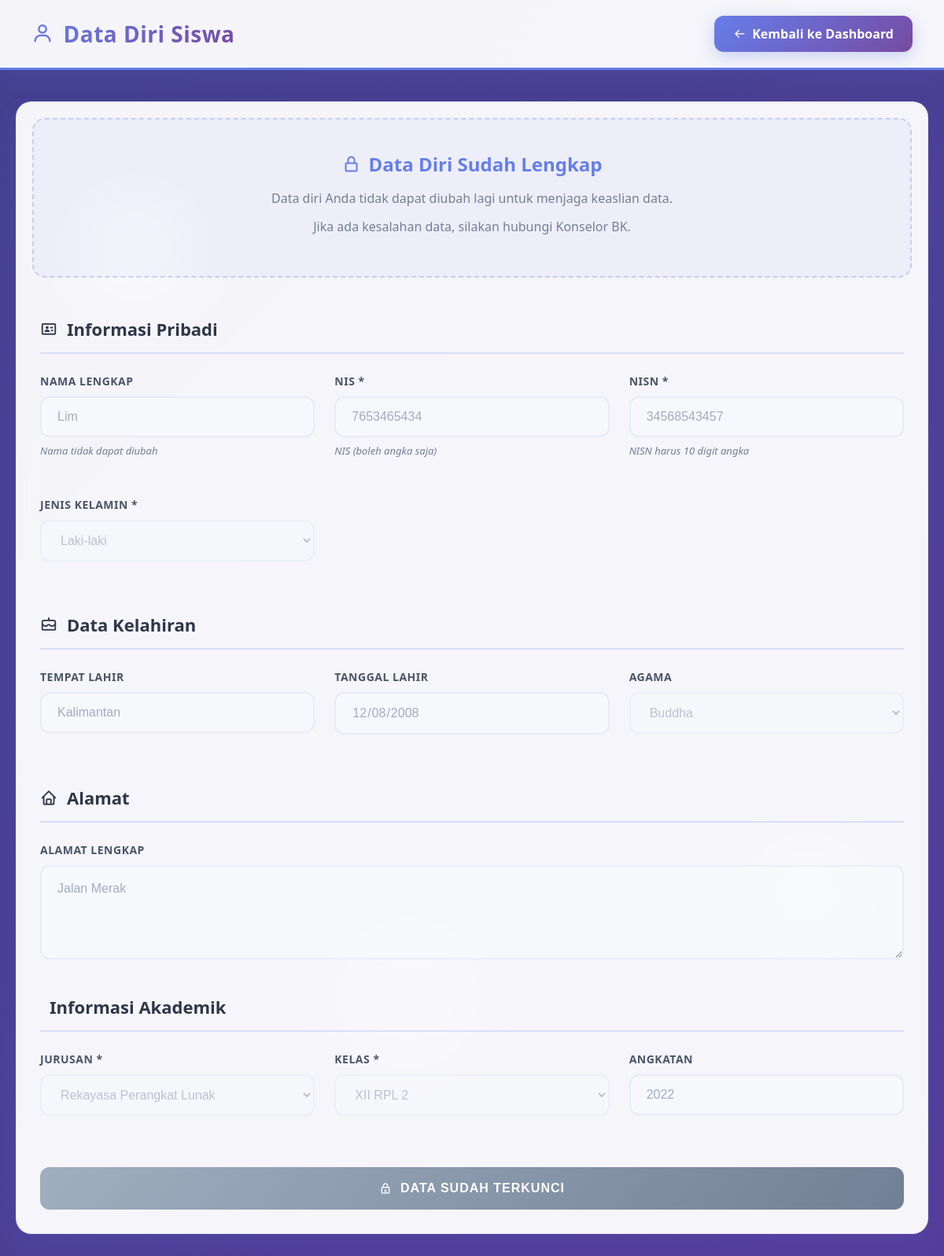
The app's page /data_diri.php (signed in) with its own data.
### tables this page shows
CREATE TABLE `siswa` (
  `ID` int(11) NOT NULL,
  `USER_ID` int(11) DEFAULT NULL,
  `NIS` varchar(20) NOT NULL,
  `NISN` varchar(20) NOT NULL,
  `JENIS_KELAMIN` enum('L','P') NOT NULL,
  `TEMPAT_LAHIR` varchar(50) DEFAULT NULL,
  `TANGGAL_LAHIR` date DEFAULT NULL,
  `ALAMAT` text DEFAULT NULL,
  `AGAMA` varchar(20) DEFAULT NULL,
  `KELAS` varchar(10) DEFAULT NULL,
  `JURUSAN` varchar(50) DEFAULT NULL,
  `CREATED_AT` timestamp NOT NULL DEFAULT current_timestamp(),
  `UPDATED_AT` timestamp NOT NULL DEFAULT current_timestamp() ON UPDATE current_timestamp(),
  `ANGKATAN` int(11) DEFAULT NULL
);

CREATE TABLE `users` (
  `ID` int(11) NOT NULL,
  `USERNAME` varchar(100) NOT NULL,
  `PASSWORD` varchar(100) NOT NULL,
  `ROLE` enum('Admin','Guru_BK','Siswa') DEFAULT NULL,
  `NAMA_LENGKAP` varchar(100) NOT NULL,
  `EMAIL` varchar(100) DEFAULT NULL,
  `NO_TELEPON` varchar(15) DEFAULT NULL,
  `STATUS` enum('Aktif','Tidak_Aktif') DEFAULT 'Aktif',
  `CREATED_AT` timestamp NOT NULL DEFAULT current_timestamp(),
  `UPDATED_AT` timestamp NOT NULL DEFAULT current_timestamp() ON UPDATE current_timestamp()
);

### data_diri.php (the view, shortened to what this page needs)
<?php
include 'koneksi.php';
$user_id = $_SESSION['user_id'];
$sql_siswa = "SELECT s.*, u.NAMA_LENGKAP, u.EMAIL, u.NO_TELEPON
              FROM siswa s
              JOIN users u ON s.USER_ID = u.ID
              WHERE s.USER_ID = ?";
$stmt_siswa = $koneksi->prepare($sql_siswa);
$stmt_siswa->bind_param("i", $user_id);
$stmt_siswa->execute();
$siswa = $stmt_siswa->get_result()->fetch_assoc();
$data_sudah_lengkap = false;
if ($siswa) {
    if (!empty($siswa['NIS']) && !empty($siswa['NISN']) && !empty($siswa['JENIS_KELAMIN']) &&
        !empty($siswa['TEMPAT_LAHIR']) && !empty($siswa['TANGGAL_LAHIR']) &&
        !empty($siswa['ALAMAT']) && !empty($siswa['AGAMA']) &&
        !empty($siswa['KELAS']) && !empty($siswa['JURUSAN']) && !empty($siswa['ANGKATAN'])) {
        $data_sudah_lengkap = true;
    }
}
?>
<!DOCTYPE html>
<html lang="id">
<head>
    <link href="https://unpkg.com/boxicons@2.1.4/css/boxicons.min.css" rel="stylesheet">
</head>
<body>
    <div class="header">
        <h1><i class='bx bx-user'></i> Data Diri Siswa</h1>
        <a href="dashboard_siswa.php" class="back-btn">
            <i class='bx bx-arrow-back'></i>
            Kembali ke Dashboard
        </a>
    </div>
    <div class="container">
        <div class="content">
            <?php if ($data_sudah_lengkap): ?>
                <div class="data-locked">
                    <h3><i class='bx bx-lock-alt'></i> Data Diri Sudah Lengkap</h3>
                    <p>Data diri Anda tidak dapat diubah lagi untuk menjaga keaslian data.</p>
                    <p>Jika ada kesalahan data, silakan hubungi Konselor BK.</p>
                </div>
            <?php endif; ?>
            <form method="POST" action="" id="formDataDiri" class="form-content">
                <div class="form-section">
                    <h3 class="section-title"><i class='bx bx-id-card'></i> Informasi Pribadi</h3>
                    <div class="form-grid">
                        <div class="form-group">
                            <label>Nama Lengkap</label>
                            <input type="text" value="<?php echo htmlspecialchars($siswa['NAMA_LENGKAP'] ?? $_SESSION['nama_lengkap']); ?>" readonly>
                            <div class="info-text">Nama tidak dapat diubah</div>
                        </div>
                        <div class="form-group">
                            <label>NIS *</label>
                            <input type="text" name="nis" value="<?php echo htmlspecialchars($siswa['NIS'] ?? ''); ?>"
                                   <?php echo $data_sudah_lengkap ? 'readonly' : 'required'; ?>
                                   placeholder="Masukkan NIS" oninput="this.value = this.value.replace(/[^0-9]/g, '')">
                            <div class="info-text">NIS (boleh angka saja)</div>
                        </div>
                        <div class="form-group">
                            <label>NISN *</label>
                            <input type="text" name="nisn" id="nisnInput" value="<?php echo htmlspecialchars($siswa['NISN'] ?? ''); ?>"
                                   <?php echo $data_sudah_lengkap ? 'readonly' : 'required'; ?>
                                   placeholder="Masukkan 10 digit NISN"
                                   maxlength="10" oninput="this.value = this.value.replace(/[^0-9]/g, '')">
                            <div class="info-text">NISN harus 10 digit angka</div>
                        </div>
                        <div class="form-group">
                            <label>Jenis Kelamin *</label>
                            <select name="jenis_kelamin" <?php echo $data_sudah_lengkap ? 'disabled' : 'required'; ?>>
                                <option value="L" <?php echo ($siswa['JENIS_KELAMIN'] ?? '') == 'L' ? 'selected' : ''; ?>>Laki-laki</option>
                            </select>
                        </div>
                    </div>
                </div>
                <div class="form-section">
                    <h3 class="section-title"><i class='bx bx-cake'></i> Data Kelahiran</h3>
                    <div class="form-grid">
                        <div class="form-group">
                            <label>Tempat Lahir</label>
                            <input type="text" name="tempat_lahir" value="<?php echo htmlspecialchars($siswa['TEMPAT_LAHIR'] ?? ''); ?>"
                                   <?php echo $data_sudah_lengkap ? 'readonly' : ''; ?>
                                   placeholder="Masukkan tempat lahir">
                        </div>
                        <div class="form-group">
                            <label>Tanggal Lahir</label>
                            <input type="date" name="tanggal_lahir" value="<?php echo htmlspecialchars($siswa['TANGGAL_LAHIR'] ?? ''); ?>"
                                   <?php echo $data_sudah_lengkap ? 'readonly' : ''; ?>>
                        </div>
                        <div class="form-group">
                            <label>Agama</label>
                            <select name="agama" <?php echo $data_sudah_lengkap ? 'disabled' : ''; ?>>
                                <option value="Buddha" <?php echo ($siswa['AGAMA'] ?? '') == 'Buddha' ? 'selected' : ''; ?>>Buddha</option>
                            </select>
                        </div>
                    </div>
                </div>
                <div class="form-section">
                    <h3 class="section-title"><i class='bx bx-home'></i> Alamat</h3>
                    <div class="form-group">
                        <label>Alamat Lengkap</label>
                        <textarea name="alamat" <?php echo $data_sudah_lengkap ? 'readonly' : ''; ?>
                                  placeholder="Masukkan alamat lengkap"><?php echo htmlspecialchars($siswa['ALAMAT'] ?? ''); ?></textarea>
                    </div>
                </div>
                <div class="form-section">
    <h3 class="section-title"><i class='bx bx-graduation'></i> Informasi Akademik</h3>
    <div class="form-grid">
        <div class="form-group">
            <label>Jurusan *</label>
            <select name="jurusan" id="jurusanSelect" <?php echo $data_sudah_lengkap ? 'disabled' : 'required'; ?>>
                <option value="Rekayasa Perangkat Lunak" <?php echo ($siswa['JURUSAN'] ?? '') == 'Rekayasa Perangkat Lunak' ? 'selected' : ''; ?>>Rekayasa Perangkat Lunak</option>
            </select>
        </div>
        <div class="form-group">
            <label>Kelas *</label>
            <select name="kelas" id="kelasSelect" <?php echo $data_sudah_lengkap ? 'disabled' : 'required'; ?>>
                <option value="">Pilih Jurusan terlebih dahulu</option>
            </select>
        </div>
        <div class="form-group">
            <label>Angkatan</label>
            <input type="number" name="angkatan" min="2000" max="2025"
                   value="<?php echo htmlspecialchars($siswa['ANGKATAN'] ?? ''); ?>"
                   <?php echo $data_sudah_lengkap ? 'readonly' : ''; ?>
                   placeholder="Contoh: 2023">
        </div>
    </div>
</div>
                <?php if (!$data_sudah_lengkap): ?>
                    <button type="submit" class="submit-btn">
                        <i class='bx bx-save'></i>
                        Simpan Data Diri
                    </button>
                    <div class="alert alert-info">
                        <i class='bx bx-info-circle'></i>
                        <strong>Perhatian:</strong> Data yang sudah disimpan tidak dapat diubah lagi. Pastikan semua data sudah benar sebelum menyimpan.
                    </div>
                <?php else: ?>
                    <button type="button" class="submit-btn" disabled>
                        <i class='bx bx-lock'></i>
                        Data Sudah Terkunci
                    </button>
                <?php endif; ?>
            </form>
        </div>
    </div>
</body>
</html>

### records on screen
siswa: USER_ID.NAMA_LENGKAP "Lim", nis "7653465434", nisn "34568543457", jenis_kelamin "Laki-laki", tempat_lahir "Kalimantan", tanggal_lahir "12/08/2008", agama "Buddha", alamat "Jalan Merak", jurusan "Rekayasa Perangkat Lunak", kelas "XII RPL 2", angkatan "2022"
